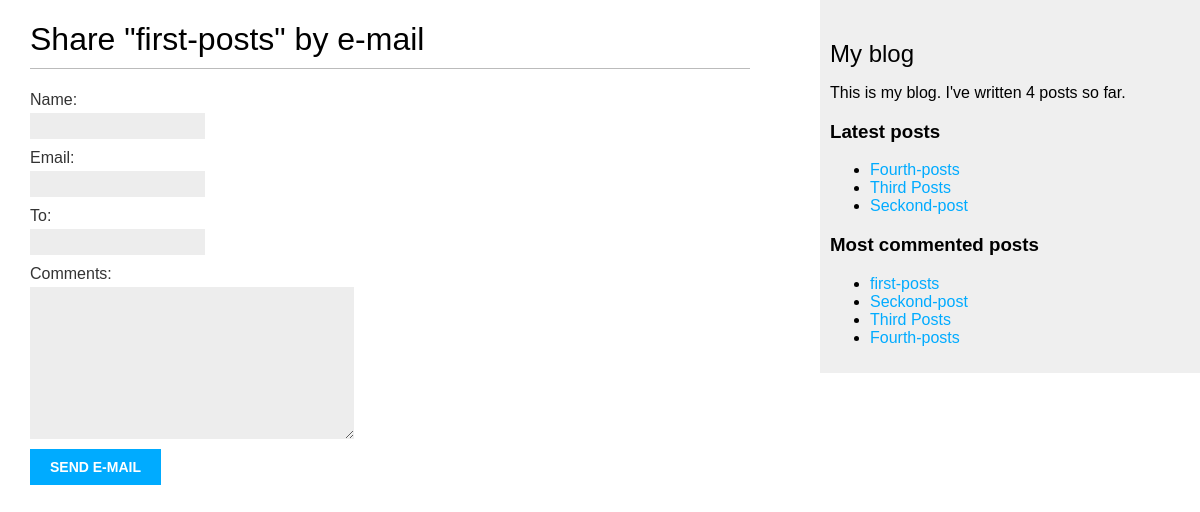
/blog/1/share/, run on an earlier commit of the app's database.
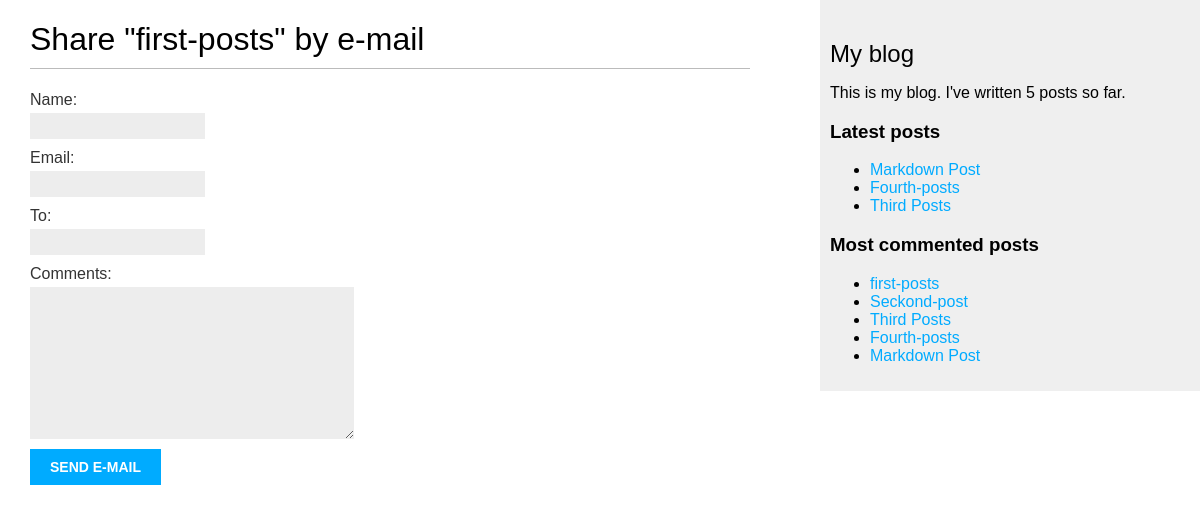
And on a later commit of the database.
### blog/models.py (models this page shows, shortened)
class Post(models.Model):
    STATUS_CHOICES = (
        ("draft", "Draft"),
        ("published", "Published"),
    )
    title = models.CharField(max_length=250)
    slug = models.SlugField(max_length=250, unique_for_date="publish")
    author = models.ForeignKey(
        User, on_delete=models.CASCADE, related_name="blog_posts"
    )
    body = models.TextField()
    publish = models.DateTimeField(default=timezone.now)
    created = models.DateTimeField(auto_now_add=True)
    updated = models.DateTimeField(auto_now=True)
    status = models.CharField(max_length=10, choices=STATUS_CHOICES, default="draft")
    objects = models.Manager()  # The default manager.
    published = PublishedManager()  # Our custom manager.
    tags = TaggableManager()
    class Meta:
        ordering = ("-publish",)
    def get_absolute_url(self):
        return reverse(
            "blog:post_detail",
            args=[self.publish.year, self.publish.month, self.publish.day, self.slug],
        )

### blog/views.py (the view)
# urls.py: path("<int:post_id>/share/", views.post_share, name="post_share"),
def post_share(request, post_id):
    post = get_object_or_404(Post, id=post_id, status="published")
    sent = False
    if request.method == "POST":
        form = EmailPostForm(request.POST)
        if form.is_valid():
            cd = form.cleaned_data
            post_url = request.build_absolute_uri(post.get_absolute_url())
            subject = f"{cd['name']} recommends you read {post.title}"
            message = (
                f"Read {post.title} at {post_url}\n\n"
                f"{cd['name']}'s comments: {cd['comments']}"
            )
            send_mail(subject, message, EMAIL, [cd["to"]])
            sent = True
    else:
        form = EmailPostForm()
    return render(
        request, "blog/post/share.html", {"post": post, "form": form, "sent": sent}
    )

### blog/forms.py
class EmailPostForm(forms.Form):
    name = forms.CharField(max_length=25)
    email = forms.EmailField()
    to = forms.EmailField()
    comments = forms.CharField(required=False, widget=forms.Textarea)

### blog/models.py (called while the page is built)
    def get_queryset(self):
        return super(PublishedManager, self).get_queryset().filter(status="published")

### blog/templatetags/blog_tags.py (called while the page is built)
@register.simple_tag
def total_posts():
    return Post.published.count()

@register.inclusion_tag("blog/post/latest_posts.html")
def show_latest_posts(count=5):
    latest_posts = Post.published.order_by("-publish")[:count]
    return {"latest_posts": latest_posts}

@register.simple_tag
def get_most_commented_posts(count=5):
    return Post.published.annotate(total_comments=Count("comments")).order_by(
        "-total_comments"
    )[:count]

### blog/templates/blog/post/share.html (shortened to what this page needs)
{% extends "blog/base.html" %}
{% block content %}
    {% if sent %}
        <h1>E-mail successfully sent</h1>
        <p>
            "{{ post.title }}" was successfully sent to {{ form.cleaned_data.to }}.
        </p>
    {% else %}
        <h1>Share "{{ post.title }}" by e-mail</h1>
        <form method="post">
            {{ form.as_p }}
            <input type="submit" value="Send e-mail">
        </form>
    {% endif %}
{% endblock %}

### blog/templates/blog/base.html (shortened to what this page needs)
{% load blog_tags %}
{% load static%}
<!DOCTYPE html>
<html lang="en">
  <head>
    <link rel="stylesheet" href="{% static 'css/blog.css' %}" />
  </head>
  <body>
    <div id="content">
      {% block content %}
      {% endblock %}
    </div>
    <div id="sidebar">
      <h2>My blog</h2>
      <p>This is my blog. I've written {% total_posts %} posts so far.</p>
      <h3>Latest posts</h3>
      {% show_latest_posts 3 %}
      <h3>Most commented posts</h3>
      {% get_most_commented_posts as most_commented_posts %}
      <ul>
        {% for post in most_commented_posts %}
          <li>
          <a href="{{ post.get_absolute_url }}">{{ post.title }}</a>
          </li>
        {% endfor %}
      </ul>
    </div>
  </body>
</html>

### blog/templates/blog/post/latest_posts.html
<ul>
    {% for post in latest_posts %}
    <li>
        <a href="{{ post.get_absolute_url }}">{{ post.title }}</a>
    </li>
    {% endfor %}
</ul>

What changed in the data, as far as the page shows it:
no longer on one of the page's lists (row unchanged): Post: title "Seckond-post"
added Post: title "Markdown Post"
Also different on the page:
text no longer shown: "4"
text now shown: "5"
